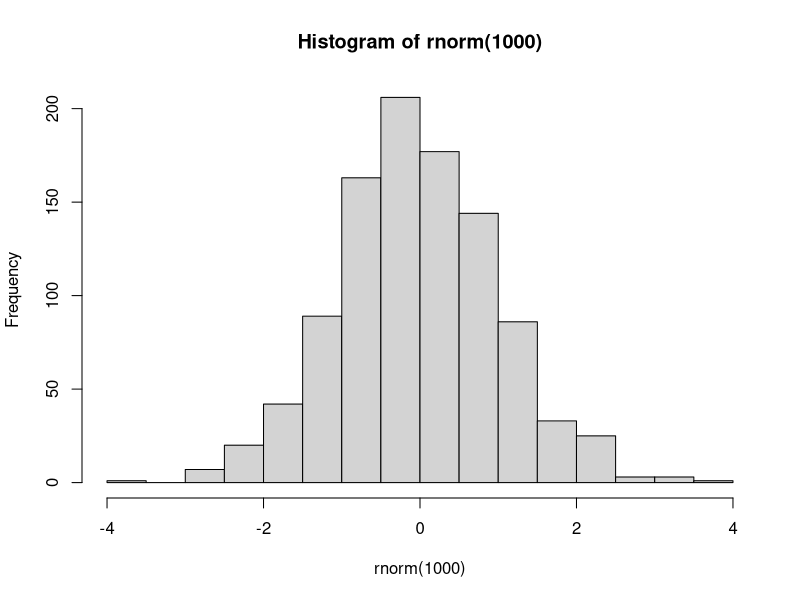

Write R code to recreate this figure.
## ---- chunk 1
x <- 10

if(x > 5) {
  x <- x^2
}

if(x > 5) {
  x <- x^2
} else {
  x <- x^3
}

if(x > 5) {
  x <- x^2
} else if(x > 3) {
  x <- x^3
} else {
  x <- x - 1
}
 
y <- TRUE

if(y) {
  hist(rnorm(1000))
}


## ---- chunk 2
mydf <- data.frame(x = rnorm(n = 1000, mean = 2, sd = 1), groups = rep(1:10, each = 100))



